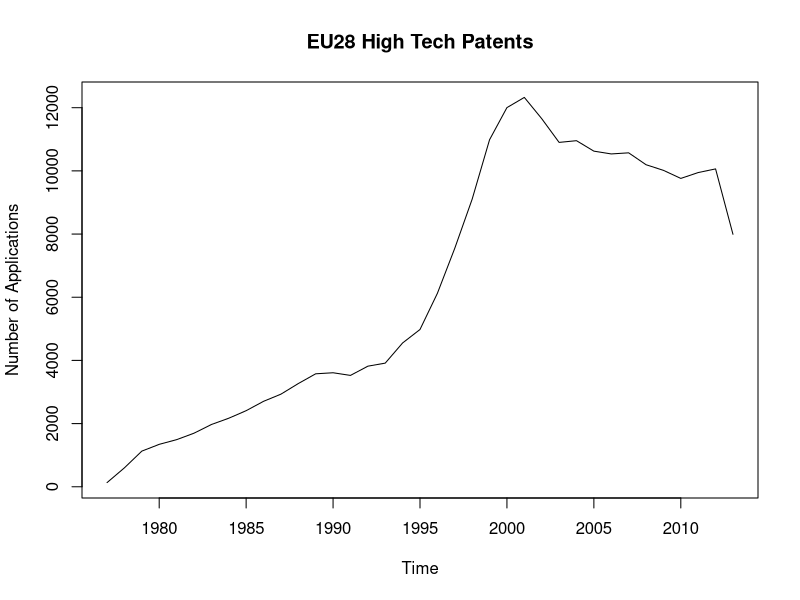
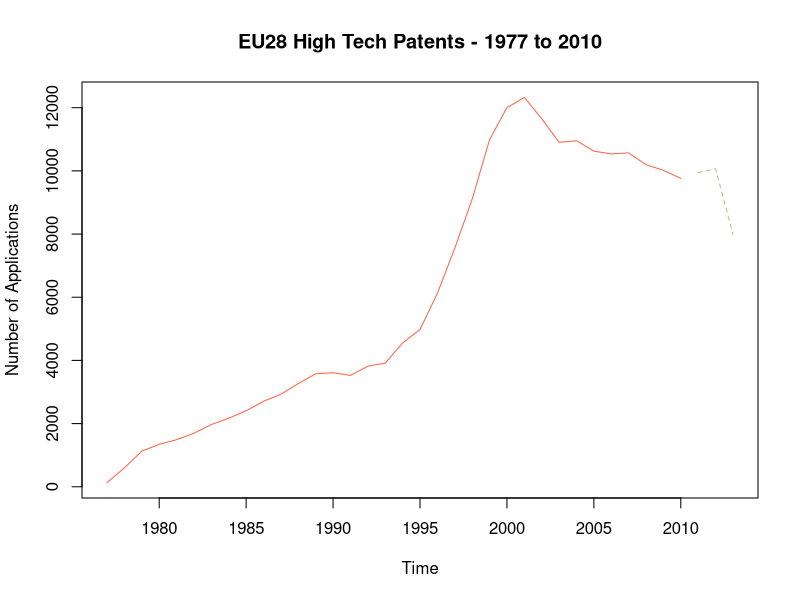
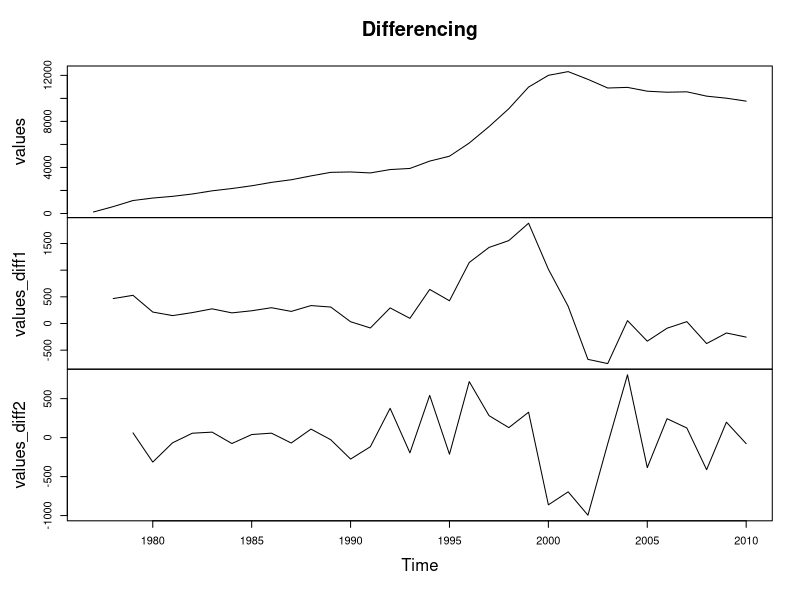
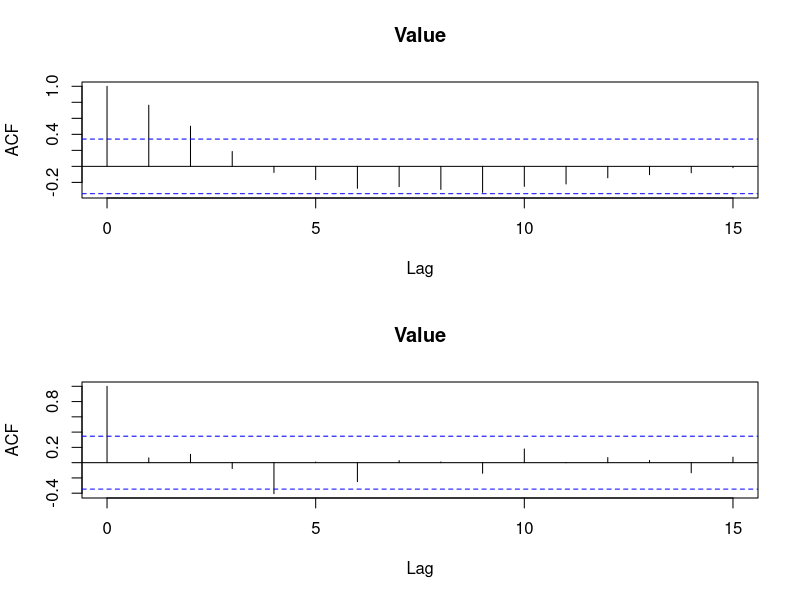
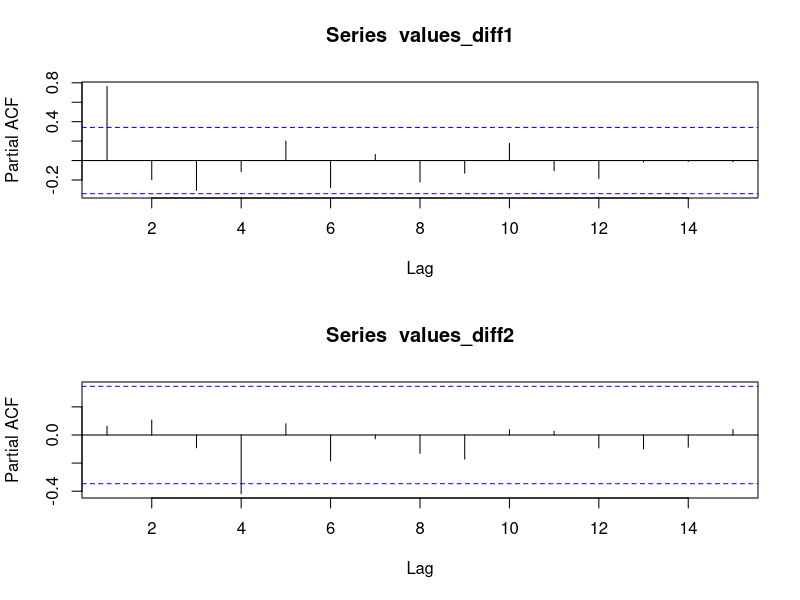
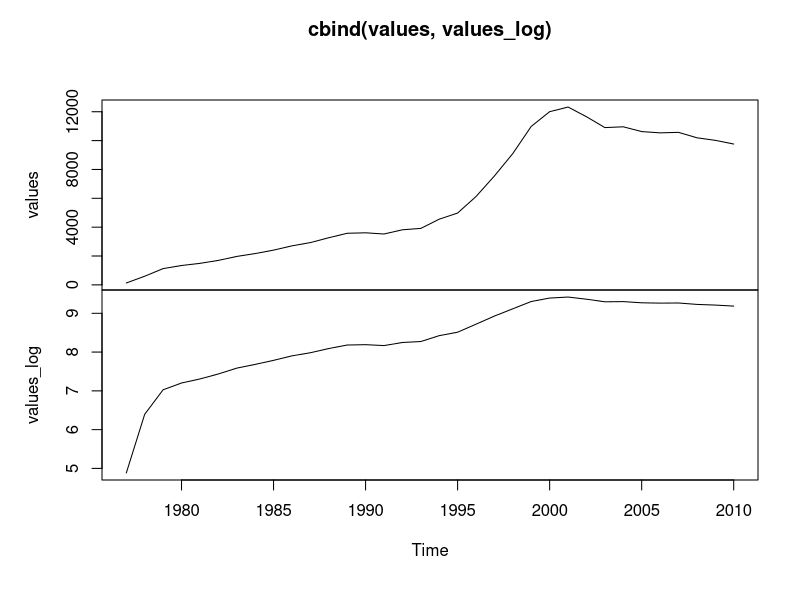
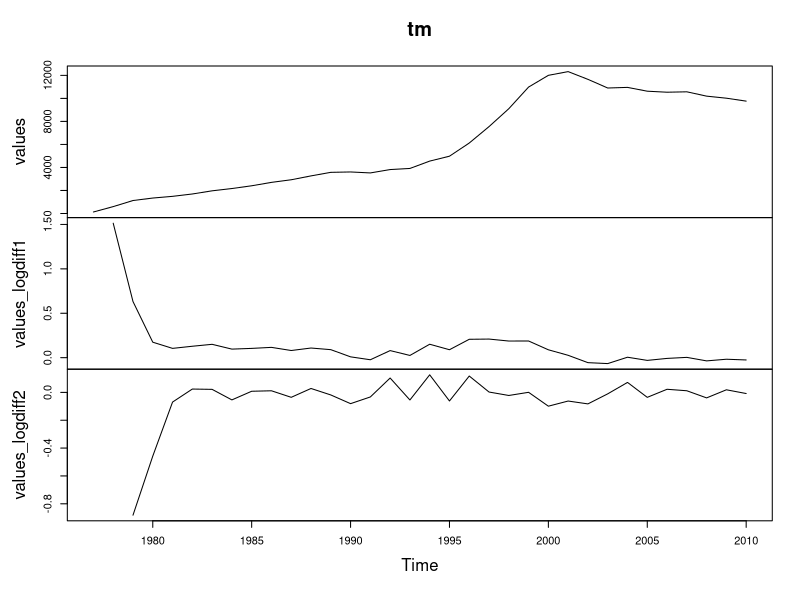
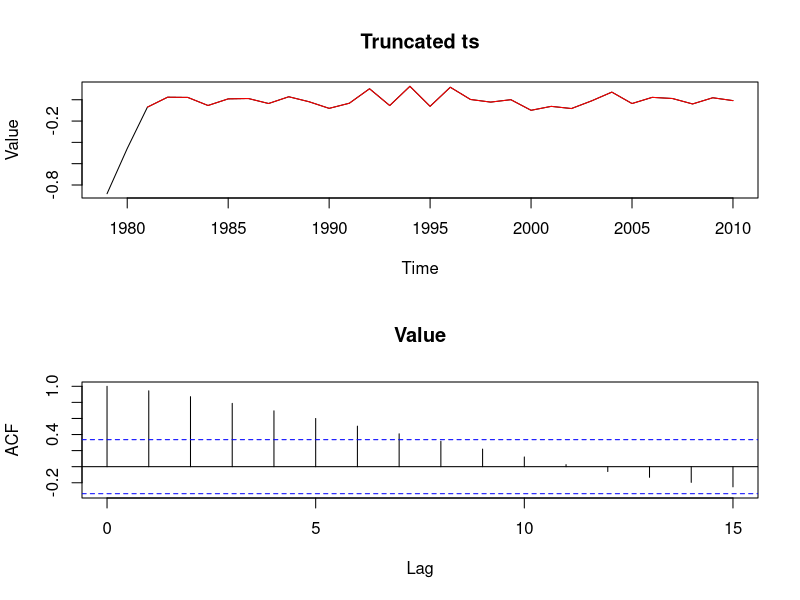

Recreate these plots in R, in order.
## ---- chunk 1
#set working directory
setwd("~/DIT/Time Series 2 Forecasting/Project/1-Trend only")

#Graphical Parameters: For colours, color specifications, check colors() or, even better, demo(colors)

library(readr)
library(forecast)
library(tseries)

patentEu28Data <- read_csv("pat_ep_ntec/pat_ep_ntec_1_Data.csv", 
                           col_types = cols(Value = col_number()))

names(patentEu28Data) #check column names 
## ---- chunk 2
head(patentEu28Data[2], 1) #check starting time 
values = patentEu28Data[5]
## ---- chunk 3

values = ts(values, start=1977, frequency=1)
ts.plot(values, main="EU28 High Tech Patents", ylab="Number of Applications", type="l")
values
## ---- chunk 4
start(values)
end(values)

values.holdout <- window(values, start=2011, end=2013)
values <- window(values, end=2010)
## ---- chunk 5
ts.plot(cbind(values, values.holdout), main="EU28 High Tech Patents - 1977 to 2010",
        ylab="Number of Applications", type="l", col=c("tomato", "tan"), lty=c(1, 2))

## ---- chunk 6
#check if there are missing values
complete <- TRUE
for(c in complete.cases(values)) {
  if(!c){
    complete == FALSE
  }
}
if(complete){
  print("No missing values")
} else {
  print ("There are missing values, use omit NA")
}

## ---- chunk 7
#library(tseries)
adf.test(values) # p-value < 0.05 indicates the TS is stationary
kpss.test(values, null="Trend") # trend/level stationarity test
kpss.test(values, null="Level")
pp.test(values, lshort = FALSE)
## ---- chunk 8
values_diff1 = diff(values, lag = 1)
values_diff2 = diff(values_diff1)
tdiff <- cbind(values, values_diff1, values_diff2)
plot(tdiff, main="Differencing")
## ---- chunk 9
par(mfrow=c(2,1))
acf(values_diff1)
adf.test(values_diff1)
acf(values_diff2)
adf.test(values_diff2)
## ---- chunk 10
par(mfrow=c(2,1))
pacf(values_diff1)
pacf(values_diff2)
## ---- chunk 11
values_log = log(values)
plot(cbind(values, values_log))

## ---- chunk 12
values_logdiff1 = diff(log(values), lag = 1)
values_logdiff2 = diff(values_logdiff1, lag = 1)
tm <- cbind(values, values_logdiff1, values_logdiff2)
plot(tm)
## ---- chunk 13
plot(values_logdiff2, main="Truncated ts")
values.logdiff.trunc <- window(values_logdiff2, start=1981, end=2012)
lines(values.logdiff.trunc, col="red")
## ---- chunk 14
acf(values)
acf(values.logdiff.trunc)
## ---- chunk 15
adf.test(values.logdiff.trunc, k=1)
kpss.test(values.logdiff.trunc)
pp.test(values.logdiff.trunc, alternative="stationary")
## ---- chunk 16
pacf(values.logdiff.trunc)
acf(values.logdiff.trunc)
## ---- chunk 17
x <- rnorm(1000)  # is level stationary
kpss.test(x)

y <- cumsum(x)  # has unit root
kpss.test(y)

x <- 0.3*(1:1000)+rnorm(1000)  # is trend stationary
kpss.test(x, null = "Trend")
## ---- chunk 18
# using our transforms
adf.test(values_logdiff1) # p-value < 0.05 indicates the TS is stationary
kpss.test(values_logdiff1, null="Trend", lshort = FALSE) # trend/level stationarity test

## ---- chunk 19

#values.logdiff.trunc 
adf.test(values.logdiff.trunc)
kpss.test(values.logdiff.trunc)
## ---- chunk 20
values.boxcox <- BoxCox(values, lambda="auto")
plot(cbind(values, values.boxcox))
acf(values.boxcox)
## ---- chunk 21


#Create equally spaced time points for fitting trends
time.pts = c(1:length(values))
time.pts = c(time.pts - min(time.pts))/max(time.pts)
## ---- chunk 22
#using moving average method from forecast package
ma.values <- ma(values, order=4, centre = FALSE)

#define mav method and fit
mav.fit = ksmooth(time.pts, values, kernel = "box", bandwidth = 1.1)
values.fit.mav = ts(mav.fit$y,start=1977,frequency=1)

# plot mav.fit against values
ts.plot(values,ylab="# of PAtent Applications", main="Observed Values vs MA vs Kernel smoothing")
lines(ma.values,lwd=2, lty=4, col="violet")
lines(values.fit.mav, col="red")
legend(x="topleft", c("Observed", "MA", "K smoothing"), col=c("gray10","violet", "red"), lty=c(1, 4))

#values.fit.mav is the mav dataframe (type of the objects is float) with the transformed values for each entry
#ablines is an a, b line graphing function, a is y intercept and b is slope
## ---- chunk 23
loess.fit = loess(as.matrix(values)~time.pts, degree=2)
values.fit.loess = ts(fitted(loess.fit),start=1977)
#plot(values.fit.loess)

# plot LOESS against observ and ma
ts.plot(values,ylab="# of PAtent Applications", main="Observed Values vs MA vs LOESS")
lines(ma.values,lwd=2, lty=4, col="violet")
lines(values.fit.loess, col="red")
legend(x="topleft", c("Observed", "MA", "LOESS"), col=c("gray10","violet", "red"), lty=c(1, 4))
## ---- chunk 24
loess_fit25 <- loess(as.matrix(values)~time.pts, data=values, span=0.25) #25%smoothing span
loess_fit50 <- loess(as.matrix(values)~time.pts, data=values, span=0.5) #50%smoothing span

smoothed.values.loess25 <- ts(fitted(loess_fit25), start=1977)
smoothed.values.loess50 <- ts(predict(loess_fit50), start=1977)

plot(values, type="b", lwd=4, col="gray85", main="EU28 Patents - LOESS parameters comparison")
lines(smoothed.values.loess25, col="cyan", lwd=2, lty=1)
lines(smoothed.values.loess50, col="coral", lwd=2)
lines(values.fit.loess, col="plum", lwd=2)
legend(x="topleft", c("25%","50%","75%"),lty = 1, col=c("cyan","coral","plum"))
## ---- chunk 25
res.loess.75 <- sum(loess.fit$residuals^2)
res.loess.50 <- sum(loess_fit25$residuals^2)
res.loess.25 <- sum(loess_fit50$residuals^2)

sprintf("Residuals (SSE) at span 0.75: %f", res.loess.75)
sprintf("Residuals (SSE) at span 0.50: %f", res.loess.50)
sprintf("Residuals (SSE) at span 0.25: %f", res.loess.25)
## ---- chunk 26
# define function that returns the SSE
calcSSE <- function(x, dts=values){
  sse =0
  print("hello")
  loessMod <- try(loess(as.matrix(dts) ~ time.pts, data=dts, span=x), silent=T)
  print("here")
  res <- try(loessMod$residuals, silent=T)
  if(class(res)!="try-error"){
    if((sum(abs(res), na.rm=T) > 0)){
      sse <- sum(res^2) 
      print("over here")
    }
    
  } else{
    sse <- 99999
    print("no else")
  }
  return(sse)
}

# Run optimizing function to find span that gives min span, starting at 0.155
#optim(par=c(0.2), calcSSE, method="SANN") #this takes some time to run
optimize(calcSSE, c(0.1, 0.75))
## ---- chunk 27
plot(cbind(ma.values, smoothed.values.loess50), main = "Trend Component")

## ---- chunk 28
# plot LOESS against observ and ma
ts.plot(values,ylab="# of PAtent Applications", main="Observed Values vs MA vs LOESS")
lines(ma.values,lwd=2, lty=4, col="violet")
lines(smoothed.values.loess50, col="red")
legend(x="topleft", c("Observed", "MA (order 4)", "LOESS (span 0.5)"), col=c("gray10","violet", "red"), lty=c(1, 4))
## ---- chunk 29
values.rand.ma <- values-ma.values

values.rand.loess <- ts(loess_fit50$residuals, start = 1977)

plot(values.rand.loess, col="tomato", pty="l", main="Random component", ylim=c(1000, -1000))
lines(values.rand.ma, lty=2)
legend(x="topleft", legend=c("Values - MA estimated trend", "Values - LOESS estimated trend"), 
       col=c("gray15", "tomato"), lty=c(2, 1))
## ---- chunk 30
values.hw <- HoltWinters(values_diff2, beta=FALSE, gamma=FALSE)
values.hw
#fitted(values.hw)
plot(values.hw)
values.hw$SSE
## ---- chunk 31
values.hsmooth <- HoltWinters(values, gamma=FALSE)
values.hsmooth
#fitted(values.hw)
plot(values.hsmooth)
values.hsmooth$SSE
## ---- chunk 32
forecast.values.hwsmooth <- forecast(values.hsmooth, h=5) #forecast next 5 years
plot(forecast.values.hwsmooth)
lines(values.holdout, col="tomato")
## ---- chunk 33
values.fit.AANets <- ets(values, model="AAN")
coef(values.fit.AANets)
summary(values.fit.AANets)
## ---- chunk 34
values.fit.MANets <- ets(values, model="MAN")
coef(values.fit.MANets)
summary(values.fit.MANets)
## ---- chunk 35
values.fit.autoets <- ets(values, model="ZZZ")
coef(values.fit.autoets)
summary(values.fit.autoets)
## ---- chunk 36
acf(na.omit(forecast.values.hwsmooth$residuals))
Box.test(forecast.values.hwsmooth$residuals, type="Ljung-Box")
plot(forecast.values.hwsmooth$residuals)

## ---- chunk 37
acf(residuals(values.fit.AANets))
Box.test(residuals(values.fit.AANets), type="Ljung-Box")
accuracy(values.fit.AANets)
plot(values.fit.AANets)
#plot(forecast(values.fit.autoets, h=5))
## ---- chunk 38
acf(residuals(values.fit.MANets))
Box.test(residuals(values.fit.MANets), type="Ljung-Box") #test alternative hypothesis that there is non-zero autocorrelations
accuracy(values.fit.MANets)
par(mfrow=c(2,2))
acf(values.fit.MANets$residuals)
pacf(values.fit.MANets$residuals)
plot(values.fit.MANets$residuals)
qqnorm(values.fit.MANets$residuals)
qqline(values.fit.MANets$residuals, col="cyan")

## ---- chunk 39
acf(values_diff2)
pacf(values_diff2)
## ---- chunk 40
auto.arima(values)
## ---- chunk 41
kpss.test(values_diff1)
pp.test(values_diff1)

par(mfrow=c(2,1))
pacf(values_diff1)
acf(values_diff1)
## ---- chunk 42
values.fit.arima1_1_0 <- auto.arima(values)
values.fit.arima1_2_0 <- arima(values, order=c(1,2,0))
values.fit.arima0_2_1 <- arima(values, order=c(0,2,1)) 



summary(values.fit.arima1_1_0)
accuracy(values.fit.arima1_1_0)

#arima 110 residuals analysis
par(mfrow=c(2, 2))
acf(values.fit.arima1_1_0$residuals)
pacf(values.fit.arima1_1_0$residuals)
plot(values.fit.arima1_1_0$residuals)
qqnorm(values.fit.arima1_1_0$residuals)
qqline(values.fit.arima1_1_0$residuals, col="cyan")

## ---- chunk 43
summary(values.fit.arima1_2_0)
accuracy(values.fit.arima1_2_0)

#arima 120 residuals analysis
par(mfrow=c(2,2))
acf(values.fit.arima1_2_0$residuals)
pacf(values.fit.arima1_2_0$residuals)
plot(values.fit.arima1_2_0$residuals)
qqnorm(values.fit.arima1_2_0$residuals)
qqline(values.fit.arima1_2_0$residuals, col="cyan")


summary(values.fit.arima0_2_1)
accuracy(values.fit.arima0_2_1)

#arima 021 residuals analysis
par(mfrow=c(2,2))
acf(values.fit.arima0_2_1$residuals)
pacf(values.fit.arima0_2_1$residuals)
plot(values.fit.arima0_2_1$residuals)
qqnorm(values.fit.arima0_2_1$residuals)
qqline(values.fit.arima0_2_1$residuals, col="cyan")
## ---- chunk 44
values.fit.arima0_2_2 <- arima(values, order=c(0,2,2)) #holt
values.fit.arima0_2_4 <- arima(values, order=c(0,2,4)) 


summary(values.fit.arima0_2_2)
accuracy(values.fit.arima0_2_2)
# BIC
AIC(values.fit.arima0_2_2, k=log(length(values)))

#arima 021 residuals analysis
par(mfrow=c(2,2))
acf(values.fit.arima0_2_2$residuals)
pacf(values.fit.arima0_2_2$residuals)
plot(values.fit.arima0_2_2$residuals)
qqnorm(values.fit.arima0_2_2$residuals)
qqline(values.fit.arima0_2_2$residuals, col="cyan")

summary(values.fit.arima0_2_4)
accuracy(values.fit.arima0_2_4)
# BIC
AIC(values.fit.arima0_2_4, k=log(length(values)))
#arima residuals analysis
par(mfrow=c(2,2))
acf(values.fit.arima0_2_4$residuals)
pacf(values.fit.arima0_2_4$residuals)
plot(values.fit.arima0_2_4$residuals)
qqnorm(values.fit.arima0_2_4$residuals)
qqline(values.fit.arima0_2_4$residuals, col="cyan")
## ---- chunk 45
values.fit.arima0_1_2 <- arima(values, order=c(0,1,2)) 


summary(values.fit.arima0_1_2)
accuracy(values.fit.arima0_1_2)

#arima 012 residuals analysis
par(mfrow=c(2,2))
acf(values.fit.arima0_1_2$residuals)
pacf(values.fit.arima0_1_2$residuals)
plot(values.fit.arima0_1_2$residuals)
qqnorm(values.fit.arima0_1_2$residuals)
qqline(values.fit.arima0_1_2$residuals, col="cyan")
## ---- chunk 46
values.fit.arima0_1_4 <- arima(values, order=c(0,1,4)) 


summary(values.fit.arima0_1_4)
accuracy(values.fit.arima0_1_4)

#arima 021 residuals analysis
par(mfrow=c(2,2))
acf(values.fit.arima0_1_4$residuals)
pacf(values.fit.arima0_1_4$residuals)
plot(values.fit.arima0_1_4$residuals)
qqnorm(values.fit.arima0_1_4$residuals)
qqline(values.fit.arima0_1_4$residuals, col="cyan")
## ---- chunk 47

fets <- function(x, h) {
  forecast(ets(x), h = h)
}
farima <- function(x, h) {
  forecast(auto.arima(x), h=h)
}

# Compute CV errors for ETS 
res.ets <- tsCV(values, fets, h=5)
# Compute CV errors for ARIMA 
res.autoarima <- tsCV(values, fautoarima, h=5)

# Find MSE of each model class
mean(res.ets^2, na.rm=TRUE)
mean(res.autoarima^2, na.rm=TRUE)

## ---- chunk 48
fets <- function(x, h) {
  forecast(ets(x, model="MAN"), h = h)
}
farima <- function(x, h, order) {
  forecast(arima(x, order = c(0,2,2)), h = h)
} 

# Compute CV errors for ETS 
res.MANets <- tsCV(values, fets, h=1)
# Compute CV errors for ARIMA 
res.arima0_2_2 <- tsCV(values, farima, h=1)

# Find MSE of each model class
sqrt(mean(res.MANets^2, na.rm=TRUE))
sqrt(mean(res.arima0_2_2^2, na.rm=TRUE))
res.MANets
## ---- chunk 49
forecast.fit.MANets <- forecast(values.fit.MANets, h=3, bootstrap = TRUE)
plot(forecast.fit.MANets)
lines(values.holdout, col="tomato", lwd=2)
accuracy(forecast.fit.MANets, values.holdout)

forecast.fit.arima0_2_2 <- forecast(values.fit.arima0_2_2, h=3, bootstrap = TRUE)
plot(forecast.fit.arima0_2_2)
lines(values.holdout, col="tomato", lwd=2)
accuracy(forecast.fit.arima0_2_2, values.holdout)
## ---- chunk 50
values.holdout
forecast.fit.MANets
forecast.fit.arima0_2_2
